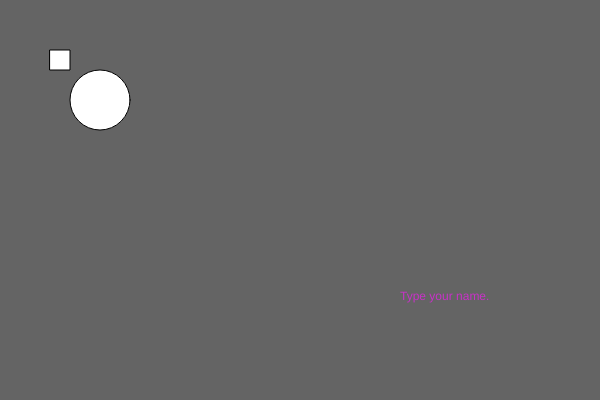
Frame 1 (no input)
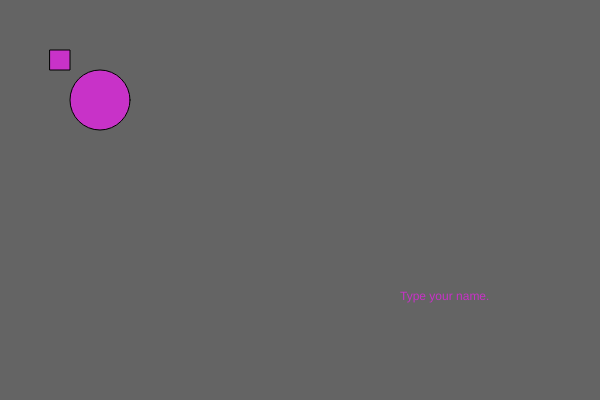
Frame 60 (no input)
Frame 120 (the mouse pressed at the canvas centre since frame 60): identical to frame 60, image omitted

The p5.js sketch that drew these frames (run headless with seeded random() and noise() and a simulated clock; from frame 60 on, the mouse is pressed at the canvas centre):

// p5.js sketch
// ── sketch.js
var bgcolor;
var button;
var s;

function setup() {
	createCanvas(600, 400);
	bgcolor = 100;
	createP('Press this button top change the background color:');
	button = createButton("Change Color");
	createP('Use the slider to change the circle size:');
	s = createSlider(10, 100, 60, 2)
	createP("");
	input = createInput("Type your name.")
}

function draw() {
	background(bgcolor);
	rect(50, 50, 20, 20);
	button.mousePressed(changebgColor);
	ellipse(100, 100, s.value(), s.value());
	fill(200, 50, 200);
	text(input.value(), 400, 300);
}

function changebgColor() {
	bgcolor = random(0, 255);
}
